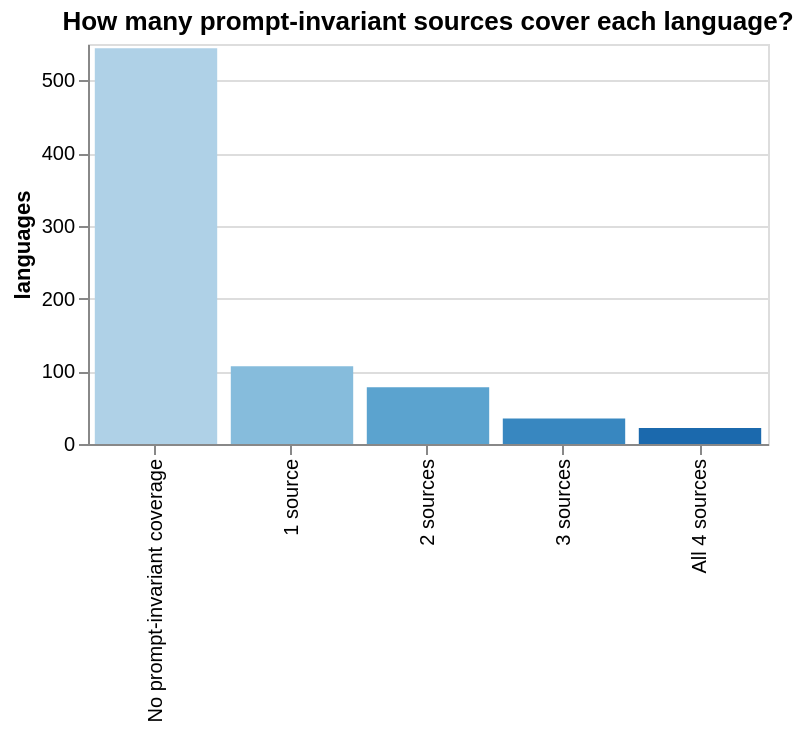

This figure's notebook cell:
### Markdown cell above
## 3.2 — Source Overlap and Contribution

Coverage alone can hide whether a source adds new evidence or merely repeats another source's footprint. Here I count how many languages have zero, one, two, three, or all four prompt-invariant sources. I then ask what each source contributes: unique coverage, corroboration, source-term leakage, automated review signals, and search-ready retention.

I do not rank the sources on a single quality scale. A source can add coverage and still produce outputs that require review.

### Code cell
# Source overlap: how many prompt-invariant sources cover each language?
df["n_baseline"] = sum(
    df[col].notna().astype(int)
    for col in BASELINE_SERVICES.values()
    if col in df.columns
)

overlap_counts = df["n_baseline"].value_counts().sort_index().reset_index()
overlap_counts.columns = ["n_services", "n_languages"]
overlap_counts["label"] = overlap_counts["n_services"].map({
    0: "No prompt-invariant coverage",
    1: "1 source",
    2: "2 sources",
    3: "3 sources",
    4: "All 4 sources",
})

print(f"Prompt-invariant source overlap across {total_langs:,} analysis-eligible languages:")
for _, r in overlap_counts.iterrows():
    pct = r["n_languages"] / total_langs * 100
    print(f"  {r['label']:25s}: {r['n_languages']:4d}  ({pct:.1f}%)")

overlap_bar = alt.Chart(overlap_counts).mark_bar().encode(
    x=alt.X("label:N",
            sort=["No prompt-invariant coverage","1 source","2 sources","3 sources","All 4 sources"],
            title=None),
    y=alt.Y("n_languages:Q", title="languages"),
    color=alt.Color("n_services:O", scale=alt.Scale(scheme="blues"), legend=None),
    tooltip=["label:N", "n_languages:Q"],
).properties(width=340, height=200, title="How many prompt-invariant sources cover each language?")
display(overlap_bar)

zero_by_fam = (
    df[df["n_baseline"] == 0]
    .groupby("language_family")["language_code"]
    .nunique()
    .sort_values(ascending=False)
    .reset_index(name="n_zero")
)
print(f"\nZero prompt-invariant coverage languages by family:")
for _, r in zero_by_fam.iterrows():
    total_fam = df[df["language_family"] == r["language_family"]]["language_code"].nunique()
    pct = r["n_zero"] / total_fam * 100
    print(f"  {r['language_family']:45s}: {r['n_zero']:3d}/{total_fam:3d} ({pct:.0f}%)")

### Figure 1 — Vega specification as saved in the notebook (floating-point values rounded to 4 significant figures)
{"$schema": "https://vega.github.io/schema/vega/v6.json", "data": [{"name": "source_0"}, {"name": "data_0", "values": [{"label": "No prompt-invariant coverage", "n_languages": 544, "n_languages_end": 544.0, "n_languages_start": 0.0, "n_services": 0}, {"label": "1 source", "n_languages": 107, "n_languages_end": 107.0, "n_languages_start": 0.0, "n_services": 1}, {"label": "2 sources", "n_languages": 78, "n_languages_end": 78.0, "n_languages_start": 0.0, "n_services": 2}, {"label": "3 sources", "n_languages": 35, "n_languages_end": 35.0, "n_languages_start": 0.0, "n_services": 3}, {"label": "All 4 sources", "n_languages": 22, "n_languages_end": 22.0, "n_languages_start": 0.0, "n_services": 4}]}, {"name": "source_0_x_domain_label", "values": [{"label": "No prompt-invariant coverage", "sort_field": 0.0}, {"label": "1 source", "sort_field": 1.0}, {"label": "2 sources", "sort_field": 2.0}, {"label": "3 sources", "sort_field": 3.0}, {"label": "All 4 sources", "sort_field": 4.0}]}, {"name": "data_0_color_domain_n_services", "values": [{"n_services": 0}, {"n_services": 1}, {"n_services": 2}, {"n_services": 3}, {"n_services": 4}]}], "marks": [{"type": "rect", "name": "marks", "from": {"data": "data_0"}, "encode": {"update": {"tooltip": {"signal": "{\"label\": isValid(datum[\"label\"]) ? datum[\"label\"] : \"\"+datum[\"label\"], \"n_languages\": format(datum[\"n_languages\"], \"\")}"}, "fill": {"field": "n_services", "scale": "color"}, "width": {"signal": "max(0.25, bandwidth('x'))"}, "y2": {"field": "n_languages_start", "scale": "y"}, "x": {"field": "label", "scale": "x"}, "y": {"field": "n_languages_end", "scale": "y"}}}, "style": ["bar"]}], "scales": [{"name": "x", "type": "band", "domain": {"data": "source_0_x_domain_label", "field": "label", "sort": {"op": "max", "field": "sort_field"}}, "range": [0, {"signal": "width"}], "paddingInner": 0.1, "paddingOuter": 0.05}, {"name": "y", "type": "linear", "domain": {"data": "data_0", "fields": ["n_languages_start", "n_languages_end"]}, "range": [{"signal": "height"}, 0], "nice": true, "zero": true}, {"name": "color", "type": "ordinal", "domain": {"data": "data_0_color_domain_n_services", "field": "n_services", "sort": true}, "range": {"scheme": "blues"}, "interpolate": "hcl"}], "axes": [{"scale": "y", "gridScale": "x", "domain": false, "labels": false, "minExtent": 0, "orient": "left", "maxExtent": 0, "aria": false, "grid": true, "tickCount": {"signal": "ceil(height/40)"}, "ticks": false, "zindex": 0}, {"scale": "x", "zindex": 0, "grid": false, "labelAlign": "right", "orient": "bottom", "labelBaseline": "middle", "labelAngle": 270}, {"scale": "y", "tickCount": {"signal": "ceil(height/40)"}, "zindex": 0, "title": "languages", "orient": "left", "grid": false, "labelOverlap": true}], "title": {"text": "How many prompt-invariant sources cover each language?", "frame": "group"}, "width": 340, "height": 200, "padding": 5, "background": "white", "style": "cell"}
